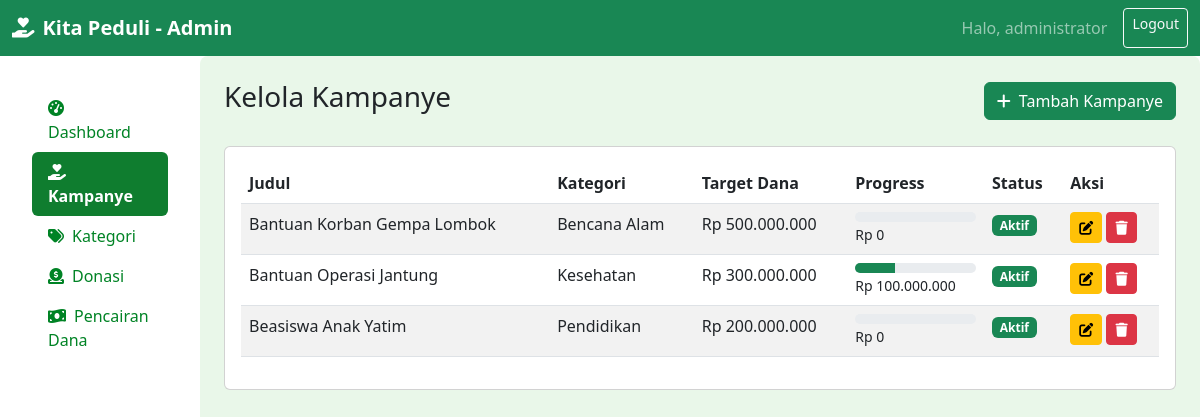
The app's page /admin/kampanye.php (signed in) with its own data.
### tables this page shows
CREATE TABLE `kampanye` (
  `id_kampanye` int(11) NOT NULL,
  `id_kategori` int(11) NOT NULL,
  `judul` varchar(255) NOT NULL,
  `deskripsi` text NOT NULL,
  `target_dana` decimal(15,2) NOT NULL,
  `dana_terkumpul` decimal(15,2) DEFAULT 0.00,
  `tanggal_mulai` date DEFAULT NULL,
  `tanggal_akhir` date DEFAULT NULL,
  `foto_utama` varchar(255) DEFAULT NULL,
  `status_kampanye` enum('Aktif','Selesai','Dihentikan') DEFAULT 'Aktif',
  `gambar` varchar(255) DEFAULT NULL
);

CREATE TABLE `kategori` (
  `id_kategori` int(11) NOT NULL,
  `nama_kategori` varchar(100) NOT NULL,
  `deskripsi` text DEFAULT NULL
);

### admin/kampanye.php (the view, shortened to what this page needs)
<?php
include '../config/koneksi.php';
$kampanye = mysqli_query($conn, "SELECT k.*, kat.nama_kategori FROM kampanye k JOIN kategori kat ON k.id_kategori = kat.id_kategori ORDER BY k.judul ASC");
?>
<!DOCTYPE html>
<html lang="id">
<head>
    <link rel="stylesheet" href="../assets/css/style.css">
    <link href="https://cdn.jsdelivr.net/npm/bootstrap@5.3.0/dist/css/bootstrap.min.css" rel="stylesheet">
    <link href="https://cdnjs.cloudflare.com/ajax/libs/font-awesome/6.0.0/css/all.min.css" rel="stylesheet">
</head>
<body>
    <nav class="navbar navbar-expand-lg navbar-dark bg-success">
        <div class="container-fluid">
            <a class="navbar-brand fw-bold" href="dashboard.php">
                <i class="fas fa-hand-holding-heart me-2"></i>Kita Peduli - Admin
            </a>
            <div class="d-flex">
                <span class="navbar-text me-3">
                    Halo, <?php echo $_SESSION['admin']['nama_lengkap']; ?>
                </span>
                <a href="logout.php" class="btn btn-outline-light btn-sm">Logout</a>
            </div>
        </div>
    </nav>
    <div class="container-fluid">
        <div class="row">
        <div class="col-md-3 col-lg-2 sidebar-green p-3">
                <div class="d-flex flex-column flex-shrink-0 p-3">
                    <ul class="nav nav-pills flex-column mb-auto">
                        <li class="nav-item">
                            <a href="dashboard.php" class="nav-link">
                                <i class="fas fa-tachometer-alt me-2"></i>Dashboard
                            </a>
                        </li>
                        <li>
                            <a href="kampanye.php" class="nav-link active">
                                <i class="fas fa-hand-holding-heart me-2"></i>Kampanye
                            </a>
                        </li>
                        <li>
                            <a href="kategori.php" class="nav-link">
                                <i class="fas fa-tags me-2"></i>Kategori
                            </a>
                        </li>
                        <li>
                            <a href="donasi.php" class="nav-link">
                                <i class="fas fa-donate me-2"></i>Donasi
                            </a>
                        </li>
                        <li>
                            <a href="pencairan.php" class="nav-link">
                                <i class="fas fa-money-bill-wave me-2"></i>Pencairan Dana
                            </a>
                        </li>
                    </ul>
                </div>
            </div>
            <main class="col-md-9 col-lg-10 px-4 py-4 dashboard-bg">
                <div class="d-flex justify-content-between align-items-center mb-4">
                    <h2 class="h3">Kelola Kampanye</h2>
                    <button class="btn btn-success" data-bs-toggle="modal" data-bs-target="#formModal">
                        <i class="fas fa-plus me-2"></i>Tambah Kampanye
                    </button>
                </div>
                <div class="card">
                    <div class="card-body">
                        <div class="table-responsive">
                            <table class="table table-striped">
                                <thead>
                                    <tr>
                                        <th>Judul</th>
                                        <th>Kategori</th>
                                        <th>Target Dana</th>
                                        <th>Progress</th>
                                        <th>Status</th>
                                        <th>Aksi</th>
                                    </tr>
                                </thead>
                                <tbody>
                                    <?php while ($row = mysqli_fetch_assoc($kampanye)):
                                        $progress = ($row['dana_terkumpul'] / $row['target_dana']) * 100;
                                        $status_color = [
                                            'Aktif' => 'success',
                                            'Selesai' => 'primary',
                                            'Dihentikan' => 'danger'
                                        ][$row['status_kampanye']];
                                    ?>
                                    <tr>
                                        <td><?php echo $row['judul']; ?></td>
                                        <td><?php echo $row['nama_kategori']; ?></td>
                                        <td>Rp <?php echo number_format($row['target_dana'], 0, ',', '.'); ?></td>
                                        <td>
                                            <div class="progress" style="height: 10px;">
                                                <div class="progress-bar bg-success" style="width: <?php echo $progress; ?>%"></div>
                                            </div>
                                            <small>Rp <?php echo number_format($row['dana_terkumpul'], 0, ',', '.'); ?></small>
                                        </td>
                                        <td><span class="badge bg-<?php echo $status_color; ?>"><?php echo $row['status_kampanye']; ?></span></td>
                                        <td>
                                            <button class="btn btn-sm btn-warning" onclick="editKampanye(<?php echo $row['id_kampanye']; ?>, '<?php echo $row['judul']; ?>', '<?php echo $row['id_kategori']; ?>', '<?php echo $row['deskripsi']; ?>', '<?php echo $row['target_dana']; ?>', '<?php echo $row['status_kampanye']; ?>', '<?php echo $row['tanggal_mulai']; ?>', '<?php echo $row['tanggal_akhir']; ?>')">
                                                <i class="fas fa-edit"></i>
                                            </button>
                                            <a href="kampanye.php?delete=<?php echo $row['id_kampanye']; ?>" class="btn btn-sm btn-danger" onclick="return confirm('Yakin ingin menghapus?')">
                                                <i class="fas fa-trash"></i>
                                            </a>
                                        </td>
                                    </tr>
                                    <?php endwhile; ?>
                                </tbody>
                            </table>
                        </div>
                    </div>
                </div>
            </main>
        </div>
    </div>
</body>
</html>

### assets/css/style.css (style rules this page uses)
:root { --primary-color: #148f0f; --secondary-color: #adcc93ff; --accent-color: #0ec108; --text-primary: #136004ff; --bg-light-top: #ffffffff; --bg-light-bottom: #e9f9e8; --bg-section: #e9f9e8; --bg-program: #e9f9e8; }
.dashboard-bg { background-color: #e9f7e9; min-height: 100vh; border-radius: 8px; padding: 20px; }
.sidebar-green .nav-link { color: #008325 !important; }
.sidebar-green .nav-link.active { background-color: #0f7d2f !important; color: #ffffff !important; border-radius: 6px; font-weight: 600; }
body { background-color: #e9f9e8; }

### records on screen
kampanye: judul "Bantuan Korban Gempa Lombok", id_kategori.nama_kategori "Bencana Alam", target_dana "500.000.000", dana_terkumpul "0", status_kampanye "Aktif"
kampanye: judul "Bantuan Operasi Jantung", id_kategori.nama_kategori "Kesehatan", target_dana "300.000.000", dana_terkumpul "100.000.000", status_kampanye "Aktif"
kampanye: judul "Beasiswa Anak Yatim", id_kategori.nama_kategori "Pendidikan", target_dana "200.000.000", dana_terkumpul "0", status_kampanye "Aktif"

### other values on screen
$_SESSION['admin']['nama_lengkap'] "administrator"
